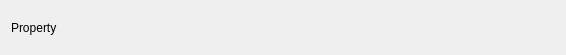
<?xml version="1.0" encoding="UTF-8"?>
<ui version="4.0">
 <class>VertexEnsembleArrayNameSelectionWidget</class>
 <widget class="QWidget" name="VertexEnsembleArrayNameSelectionWidget">
  <property name="geometry">
   <rect>
    <x>0</x>
    <y>0</y>
    <width>566</width>
    <height>55</height>
   </rect>
  </property>
  <property name="windowTitle">
   <string>VertexEnsembleArrayNameSelectionWidget</string>
  </property>
  <layout class="QHBoxLayout" name="horizontalLayout">
   <item>
    <widget class="QLabel" name="VertexEnsembleArrayNameSelectionWidgetLabel">
     <property name="text">
      <string>Property</string>
     </property>
    </widget>
   </item>
  </layout>
 </widget>
 <resources/>
 <connections/>
</ui>
